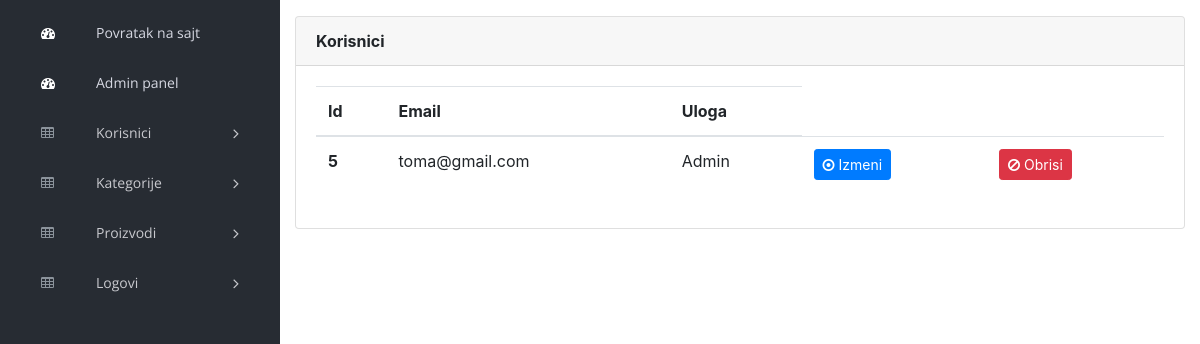
The app's page /admin/index.php?page=users (signed in) with its own data.
### tables this page shows
CREATE TABLE `users` (
  `id` int(11) NOT NULL,
  `email` varchar(255) NOT NULL,
  `password` varchar(255) NOT NULL,
  `role_id` int(11) NOT NULL,
  `logged` int(11) NOT NULL
);

CREATE TABLE `roles` (
  `id` int(11) NOT NULL,
  `name` varchar(255) NOT NULL
);

### config/connection.php (called while the page is built, shortened)
<?php
try {
    $conn = new PDO("mysql:host=".SERVER.";dbname=".DATABASE.";charset=utf8", USERNAME, PASSWORD);
    $conn->setAttribute(PDO::ATTR_DEFAULT_FETCH_MODE, PDO::FETCH_OBJ);
    $conn->setAttribute(PDO::ATTR_ERRMODE, PDO::ERRMODE_EXCEPTION);
}
catch(PDOException $ex){
    echo $ex->getMessage();
}
function executeQuery($query){
    global $conn;
    return $conn->query($query)->fetchAll();
}
?>

### admin/models/users/user_functions.php (called while the page is built, shortened)
<?php
function allUsers(){
    try{
    return executeQuery("SELECT * , u.id AS id FROM users u INNER JOIN roles r ON u.role_id=r.id");
    }
    catch(Exception $e){
        writeError($e->getMessage());
    }
}
?>

### admin/views/pages/users.php (the view, shortened to what this page needs)
<div class="content mt-3">
    <div class="animated fadeIn">
        <div class="row">
            <div class="col-lg-12">
                <div class="card">
                    <div class="card-header">
                        <strong class="card-title">Korisnici</strong>
                    </div>
                    <div class="card-body">
                        <table class="table">
                            <thead>
                                <tr>
                                    <th scope="col">Id</th>
                                    <th scope="col">Email</th>
                                    <th scope="col">Uloga</th>
                                </tr>
                            </thead>
                            <tbody>
                            <?php
                                require_once "models/users/user_functions.php";
                                $users = allUsers();
                                foreach($users as $user):
                            ?>
                                <tr>
                                    <th scope="row"><?=$user->id?></th>
                                    <td><?=$user->email?></td>
                                    <td><?=$user->name?></td>
                                    <td>
                                    <button type="submit" class="btn btn-primary btn-sm update-user" data-id="<?=$user->id?>">
                                     <i class="fa fa-dot-circle-o"></i> Izmeni
                                    </button>
                                    </td>
                                    <td>
                                    <form method="POST" action="models/users/delete.php">
                                    <button type="submit" class="btn btn-danger btn-sm">
                                    <i class="fa fa-ban"></i> Obrisi
                                    </button>
                                    </form>
                                    </td>
                                </tr>
                                <?php endforeach; ?>
                            </tbody>
                        </table>
                    </div>
                </div>
            </div>
            </div>
    </div>
</div>

### records on screen
users: id "5", email "toma@gmail.com", role.name "Admin"
